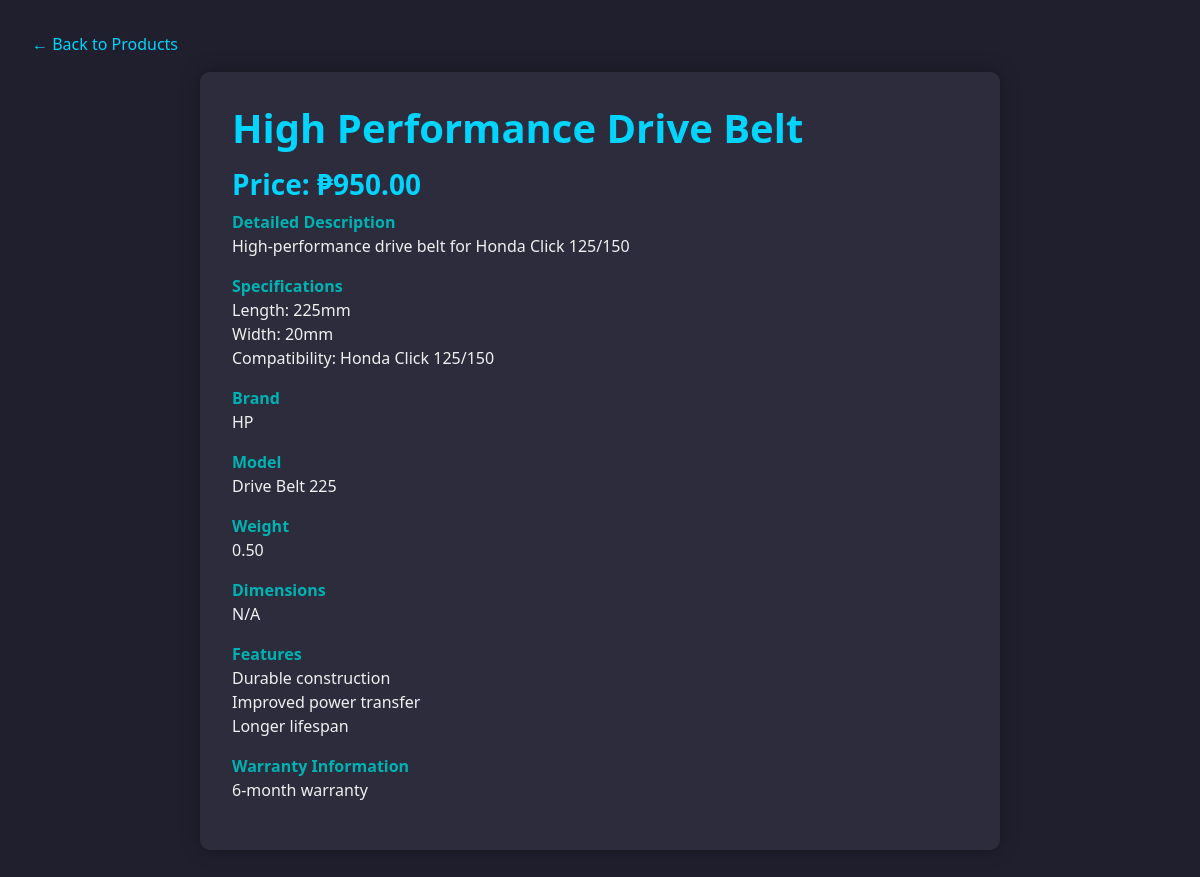
Page /productinfo.php?product_id=7 on the committed database.
### tables this page shows
CREATE TABLE `product` (
  `product_id` int(11) NOT NULL,
  `category_id` int(11) NOT NULL,
  `product_name` varchar(100) NOT NULL,
  `price` decimal(10,2) NOT NULL,
  `stock_quantity` int(11) DEFAULT 0,
  `sku` varchar(50) DEFAULT NULL,
  `is_active` tinyint(1) DEFAULT 1,
  `image_url` varchar(255) DEFAULT NULL,
  `created_at` datetime DEFAULT current_timestamp(),
  `updated_at` datetime DEFAULT current_timestamp() ON UPDATE current_timestamp()
);

CREATE TABLE `product_info` (
  `product_info_id` int(11) NOT NULL,
  `product_id` int(11) NOT NULL,
  `detailed_description` text DEFAULT NULL,
  `specifications` text DEFAULT NULL,
  `brand` varchar(100) DEFAULT NULL,
  `model` varchar(100) DEFAULT NULL,
  `weight` decimal(10,2) DEFAULT NULL,
  `dimensions` varchar(100) DEFAULT NULL,
  `features` text DEFAULT NULL,
  `warranty_info` text DEFAULT NULL
);

### includes/functions.php (called while the page is built, shortened)
<?php
function formatPrice($price) {
    return '₱' . number_format($price, 2);
}
?>

### productinfo.php (the view, shortened to what this page needs)
<?php
require_once 'includes/config.php';
require_once 'includes/functions.php';
$product_id = intval($_GET['product_id']);
$stmt = $mysqli->prepare("SELECT product_name, price FROM product WHERE product_id = ?");
$stmt->bind_param("i", $product_id);
$stmt->execute();
$result = $stmt->get_result();
$product = $result->fetch_assoc();
$stmt = $mysqli->prepare("SELECT detailed_description, specifications, brand, model, weight, dimensions, features, warranty_info FROM product_info WHERE product_id = ?");
$stmt->bind_param("i", $product_id);
$stmt->execute();
$result = $stmt->get_result();
$product_info = $result->fetch_assoc();
?>
<!DOCTYPE html>
<html lang="en">
<head>
    <link href="https://cdn.jsdelivr.net/npm/bootstrap@5.3.3/dist/css/bootstrap.min.css" rel="stylesheet" />
</head>
<body>
    <a href="products.php" class="btn-back">&larr; Back to Products</a>
    <div class="product-info">
        <h1><?php echo htmlspecialchars($product['product_name']); ?></h1>
        <h3>Price: <?php echo formatPrice($product['price']); ?></h3>
        <?php if ($product_info): ?>
            <dl>
                <?php if (!empty($product_info['detailed_description'])): ?>
                    <dt>Detailed Description</dt>
                    <dd><?php echo nl2br(htmlspecialchars($product_info['detailed_description'])); ?></dd>
                <?php endif; ?>
                <?php if (!empty($product_info['specifications'])): ?>
                    <dt>Specifications</dt>
                    <dd><?php echo nl2br(htmlspecialchars($product_info['specifications'])); ?></dd>
                <?php endif; ?>
                <?php if (!empty($product_info['brand'])): ?>
                    <dt>Brand</dt>
                    <dd><?php echo htmlspecialchars($product_info['brand']); ?></dd>
                <?php endif; ?>
                <?php if (!empty($product_info['model'])): ?>
                    <dt>Model</dt>
                    <dd><?php echo htmlspecialchars($product_info['model']); ?></dd>
                <?php endif; ?>
                <?php if (!empty($product_info['weight'])): ?>
                    <dt>Weight</dt>
                    <dd><?php echo htmlspecialchars($product_info['weight']); ?></dd>
                <?php endif; ?>
                <?php if (!empty($product_info['dimensions'])): ?>
                    <dt>Dimensions</dt>
                    <dd><?php echo htmlspecialchars($product_info['dimensions']); ?></dd>
                <?php endif; ?>
                <?php if (!empty($product_info['features'])): ?>
                    <dt>Features</dt>
                    <dd><?php echo nl2br(htmlspecialchars($product_info['features'])); ?></dd>
                <?php endif; ?>
                <?php if (!empty($product_info['warranty_info'])): ?>
                    <dt>Warranty Information</dt>
                    <dd><?php echo nl2br(htmlspecialchars($product_info['warranty_info'])); ?></dd>
                <?php endif; ?>
            </dl>
        <?php else: ?>
            <p>No detailed information available for this product.</p>
        <?php endif; ?>
    </div>
</body>
</html>

### productinfo.php (style rules this page uses)
body { background-color: #1f1f2e; color: #f0f0f0; font-family: 'Segoe UI', Tahoma, Geneva, Verdana, sans-serif; padding: 2rem; }
h1, h2, h3 { color: #00d4ff; font-weight: 700; }
.product-info { background-color: #2c2c3c; border-radius: 10px; padding: 2rem; max-width: 800px; margin: 0 auto; box-shadow: 0 0 20px rgba(0,0,0,0.3); }
.product-info h1 { margin-bottom: 1rem; }
.product-info dt { font-weight: 600; color: #00b3b3; }
.product-info dd { margin-bottom: 1rem; }
a.btn-back { display: inline-block; margin-bottom: 1rem; color: #00d4ff; text-decoration: none; }

### rows in the picture
product: product_name "High Performance Drive Belt", price "₱950.00"
product_info: detailed_description "High-performance drive belt for Honda Click 125/150", specifications "Length: 225mm Width: 20mm Compatibility: Honda Click 125/150", brand "HP", model "Drive Belt 225", weight "0.50", dimensions "N/A", features "Durable construction Improved power transfer Longer lifespan", warranty_info "6-month warranty"
